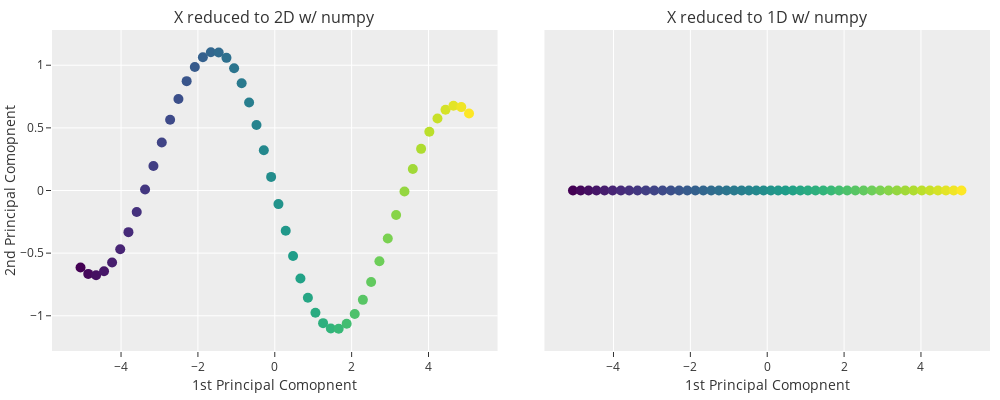

Notebook cell for this chart:
### Code cell
#@title (plot dimensionality reduced helix shape with numpy_pca) { display-mode: "form" }
trace1 = go.Scatter(
    x=np_X_reduced_2d[:, 0], y=np_X_reduced_2d[:, 1], mode='markers', 
    marker=dict(size=10, color=row_index, colorscale='Viridis',)
)
trace2 = go.Scatter(
    x=np_X_reduced_1d[:, 0], y=[0] * np_X_reduced_1d.shape[0], mode='markers', 
    marker=dict(size=10, color=row_index, colorscale='Viridis',)
)
layout = dict(
    height=400, width=1000, autosize=False,
    margin=dict(l=10, r=10, b=10, t=30), 
    template="ggplot2", showlegend=False, 
    xaxis={"fixedrange": True, "title": {"text": "1st Principal Comopnent", "standoff": 5}}, 
    yaxis={"fixedrange": True, "title": {"text": "2nd Principal Comopnent", "standoff": 0}}, 
    xaxis2={"fixedrange": True,"title": {"text": "1st Principal Comopnent", "standoff": 5}}, 
    yaxis2={"fixedrange": True, "visible": False}, 
)

fig = make_subplots(
    rows=1, cols=2, horizontal_spacing=0.05,
    subplot_titles=("X reduced to 2D w/ numpy", "X reduced to 1D w/ numpy")
)
fig.add_trace(trace1, row=1, col=1)
fig.add_trace(trace2, row=1, col=2)
fig.update_layout(layout)
fig.show(config={'displayModeBar': False, 'scrollZoom': False})

### Figure 1 — Plotly figure (JSON) as saved in the notebook; plotly's stock layout.template omitted (floating-point values rounded to 4 significant figures)
{"data": [{"marker": {"color": [0, 1, 2, 3, 4, 5, 6, 7, 8, 9, 10, 11, 12, 13, 14, 15, 16, 17, 18, 19, 20, 21, 22, 23, 24, 25, 26, 27, 28, 29, 30, 31, 32, 33, 34, 35, 36, 37, 38, 39, 40, 41, 42, 43, 44, 45, 46, 47, 48, 49], "colorscale": [[0, "#440154"], [0.1111, "#482878"], [0.2222, "#3e4989"], [0.3333, "#31688e"], [0.4444, "#26828e"], [0.5556, "#1f9e89"], [0.6667, "#35b779"], [0.7778, "#6ece58"], [0.8889, "#b5de2b"], [1, "#fde725"]], "size": 10}, "mode": "markers", "type": "scatter", "x": [-5.054, -4.853, -4.649, -4.442, -4.233, -4.021, -3.807, -3.592, -3.375, -3.157, -2.94, -2.723, -2.507, -2.293, -2.08, -1.87, -1.663, -1.459, -1.257, -1.058, -0.8618, -0.6677, -0.4756, -0.2848, -0.09482, 0.09482, 0.2848, 0.4756, 0.6677, 0.8618, 1.058, 1.257, 1.459, 1.663, 1.87, 2.08, 2.293, 2.507, 2.723, 2.94, 3.157, 3.375, 3.592, 3.807, 4.021, 4.233, 4.442, 4.649, 4.853, 5.054], "xaxis": "x", "y": [-0.6141, -0.6656, -0.6758, -0.645, -0.5748, -0.4689, -0.3323, -0.1711, 0.007369, 0.1951, 0.3837, 0.5648, 0.7303, 0.8727, 0.9856, 1.064, 1.103, 1.102, 1.059, 0.9759, 0.8557, 0.7025, 0.5222, 0.3216, 0.1086, -0.1086, -0.3216, -0.5222, -0.7025, -0.8557, -0.9759, -1.059, -1.102, -1.103, -1.064, -0.9856, -0.8727, -0.7303, -0.5648, -0.3837, -0.1951, -0.007369, 0.1711, 0.3323, 0.4689, 0.5748, 0.645, 0.6758, 0.6656, 0.6141], "yaxis": "y"}, {"marker": {"color": [0, 1, 2, 3, 4, 5, 6, 7, 8, 9, 10, 11, 12, 13, 14, 15, 16, 17, 18, 19, 20, 21, 22, 23, 24, 25, 26, 27, 28, 29, 30, 31, 32, 33, 34, 35, 36, 37, 38, 39, 40, 41, 42, 43, 44, 45, 46, 47, 48, 49], "colorscale": [[0, "#440154"], [0.1111, "#482878"], [0.2222, "#3e4989"], [0.3333, "#31688e"], [0.4444, "#26828e"], [0.5556, "#1f9e89"], [0.6667, "#35b779"], [0.7778, "#6ece58"], [0.8889, "#b5de2b"], [1, "#fde725"]], "size": 10}, "mode": "markers", "type": "scatter", "x": [-5.054, -4.853, -4.649, -4.442, -4.233, -4.021, -3.807, -3.592, -3.375, -3.157, -2.94, -2.723, -2.507, -2.293, -2.08, -1.87, -1.663, -1.459, -1.257, -1.058, -0.8618, -0.6677, -0.4756, -0.2848, -0.09482, 0.09482, 0.2848, 0.4756, 0.6677, 0.8618, 1.058, 1.257, 1.459, 1.663, 1.87, 2.08, 2.293, 2.507, 2.723, 2.94, 3.157, 3.375, 3.592, 3.807, 4.021, 4.233, 4.442, 4.649, 4.853, 5.054], "xaxis": "x2", "y": [0, 0, 0, 0, 0, 0, 0, 0, 0, 0, 0, 0, 0, 0, 0, 0, 0, 0, 0, 0, 0, 0, 0, 0, 0, 0, 0, 0, 0, 0, 0, 0, 0, 0, 0, 0, 0, 0, 0, 0, 0, 0, 0, 0, 0, 0, 0, 0, 0, 0], "yaxis": "y2"}], "layout": {"annotations": [{"font": {"size": 16}, "showarrow": false, "text": "X reduced to 2D w/ numpy", "x": 0.2375, "xanchor": "center", "xref": "paper", "y": 1, "yanchor": "bottom", "yref": "paper"}, {"font": {"size": 16}, "showarrow": false, "text": "X reduced to 1D w/ numpy", "x": 0.7625, "xanchor": "center", "xref": "paper", "y": 1, "yanchor": "bottom", "yref": "paper"}], "autosize": false, "height": 400, "margin": {"b": 10, "l": 10, "r": 10, "t": 30}, "showlegend": false, "width": 1000, "xaxis": {"anchor": "y", "autorange": true, "domain": [0, 0.475], "fixedrange": true, "range": [-5.797, 5.797], "title": {"standoff": 5, "text": "1st Principal Comopnent"}, "type": "linear"}, "xaxis2": {"anchor": "y2", "autorange": true, "domain": [0.525, 1], "fixedrange": true, "range": [-5.797, 5.797], "title": {"standoff": 5, "text": "1st Principal Comopnent"}, "type": "linear"}, "yaxis": {"anchor": "x", "autorange": true, "domain": [0, 1], "fixedrange": true, "range": [-1.281, 1.281], "title": {"standoff": 0, "text": "2nd Principal Comopnent"}, "type": "linear"}, "yaxis2": {"anchor": "x2", "autorange": true, "domain": [0, 1], "fixedrange": true, "range": [-1, 1], "type": "linear", "visible": false}}}
